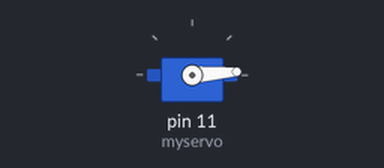
Simulated run of this sketch. Board: Arduino Uno, built with avr-gcc and run on an emulated ATmega328P. Parts: servo.

Above: at 0.1 s.
At 1.0 s:
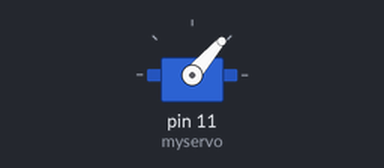
At 2.2 s:
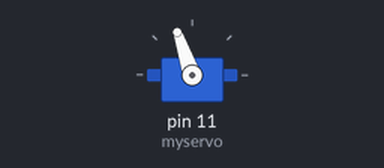
At 3.7 s:
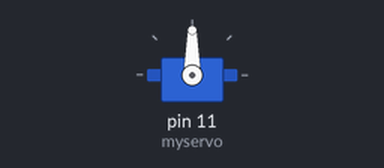
Timing chart, 0 to 5.2 s (numbered marks = the images above):
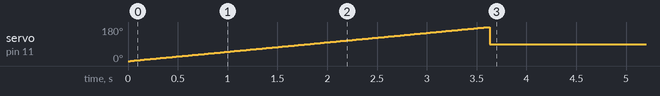

The sketch:

servo_90deg_set.ino
```cpp
 #include <Servo.h>
Servo myservo;

void setup() {
  // put your setup code here, to run once:
myservo.attach(11);
for(int i=0;i<=180;i+=1){
  myservo.write(i);
  delay(20);
}
myservo.write(90);
}

void loop() {
  // put your main code here, to run repeatedly:

}
```
